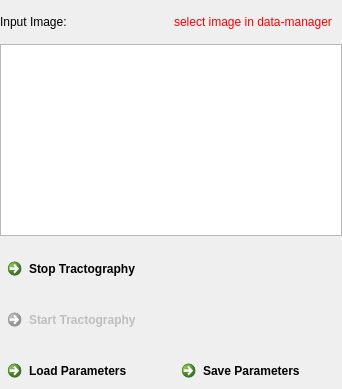
    <widget class="QFrame" name="frame_6">
     <property name="frameShape">
      <enum>QFrame::NoFrame</enum>
     </property>
     <property name="frameShadow">
      <enum>QFrame::Raised</enum>
     </property>
     <layout class="QGridLayout" name="gridLayout_12">
      <property name="leftMargin">
       <number>0</number>
      </property>
      <property name="topMargin">
       <number>15</number>
      </property>
      <property name="rightMargin">
       <number>0</number>
      </property>
      <property name="bottomMargin">
       <number>0</number>
      </property>
      <property name="horizontalSpacing">
       <number>6</number>
      </property>
      <property name="verticalSpacing">
       <number>15</number>
      </property>
      <item row="1" column="0">
       <widget class="QTextEdit" name="m_StatusTextBox">
        <property name="enabled">
         <bool>true</bool>
        </property>
        <property name="sizePolicy">
         <sizepolicy hsizetype="Expanding" vsizetype="Preferred">
          <horstretch>0</horstretch>
          <verstretch>0</verstretch>
         </sizepolicy>
        </property>
        <property name="readOnly">
         <bool>true</bool>
        </property>
       </widget>
      </item>
      <item row="4" column="0">
       <widget class="QFrame" name="frame_11">
        <property name="frameShape">
         <enum>QFrame::NoFrame</enum>
        </property>
        <property name="frameShadow">
         <enum>QFrame::Raised</enum>
        </property>
        <layout class="QGridLayout" name="gridLayout_21">
         <property name="leftMargin">
          <number>0</number>
         </property>
         <property name="topMargin">
          <number>0</number>
         </property>
         <property name="rightMargin">
          <number>0</number>
         </property>
         <property name="bottomMargin">
          <number>0</number>
         </property>
         <property name="verticalSpacing">
          <number>0</number>
         </property>
         <item row="0" column="1">
          <widget class="QCommandLinkButton" name="m_SaveParametersButton">
           <property name="enabled">
            <bool>true</bool>
           </property>
           <property name="toolTip">
            <string>Save parameters to json file</string>
           </property>
           <property name="text">
            <string>Save Parameters</string>
           </property>
           <property name="icon">
            <iconset resource="../../resources/QmitkTractography.qrc">
             <normaloff>:/QmitkTractography/download.png</normaloff>:/QmitkTractography/download.png</iconset>
           </property>
          </widget>
         </item>
         <item row="0" column="0">
          <widget class="QCommandLinkButton" name="m_LoadParametersButton">
           <property name="enabled">
            <bool>true</bool>
           </property>
           <property name="toolTip">
            <string>Load parameters from json file</string>
           </property>
           <property name="text">
            <string>Load Parameters</string>
           </property>
           <property name="icon">
            <iconset resource="../../resources/QmitkTractography.qrc">
             <normaloff>:/QmitkTractography/upload.png</normaloff>:/QmitkTractography/upload.png</iconset>
           </property>
          </widget>
         </item>
        </layout>
       </widget>
      </item>
      <item row="3" column="0">
       <widget class="QCommandLinkButton" name="commandLinkButton">
        <property name="enabled">
         <bool>false</bool>
        </property>
        <property name="text">
         <string>Start Tractography</string>
        </property>
        <property name="icon">
         <iconset resource="../../resources/QmitkTractography.qrc">
          <normaloff>:/QmitkTractography/right.png</normaloff>:/QmitkTractography/right.png</iconset>
        </property>
       </widget>
      </item>
      <item row="2" column="0">
       <widget class="QCommandLinkButton" name="commandLinkButton_2">
        <property name="enabled">
         <bool>true</bool>
        </property>
        <property name="toolTip">
         <string>Stop tractography and return all fibers reconstructed until now.</string>
        </property>
        <property name="text">
         <string>Stop Tractography</string>
        </property>
        <property name="icon">
         <iconset resource="../../resources/QmitkTractography.qrc">
          <normaloff>:/QmitkTractography/stop.png</normaloff>:/QmitkTractography/stop.png</iconset>
        </property>
       </widget>
      </item>
      <item row="0" column="0">
       <widget class="QFrame" name="frame_9">
        <property name="frameShape">
         <enum>QFrame::NoFrame</enum>
        </property>
        <property name="frameShadow">
         <enum>QFrame::Raised</enum>
        </property>
        <layout class="QGridLayout" name="gridLayout_19">
         <property name="leftMargin">
          <number>0</number>
         </property>
         <property name="topMargin">
          <number>0</number>
         </property>
         <property name="rightMargin">
          <number>0</number>
         </property>
         <property name="bottomMargin">
          <number>0</number>
         </property>
         <item row="0" column="0">
          <widget class="QLabel" name="label_2">
           <property name="toolTip">
            <string>Input Image. ODF, tensor and peak images are currently supported.</string>
           </property>
           <property name="text">
            <string>Input Image:</string>
           </property>
          </widget>
         </item>
         <item row="0" column="1">
          <widget class="QLabel" name="m_TensorImageLabel">
           <property name="toolTip">
            <string>Input Image. Tensor, ODF, SH and peak images are supported.</string>
           </property>
           <property name="text">
            <string>&lt;html&gt;&lt;head/&gt;&lt;body&gt;&lt;p&gt;&lt;span style=&quot; color:#ff0000;&quot;&gt;select image in data-manager&lt;/span&gt;&lt;/p&gt;&lt;/body&gt;&lt;/html&gt;</string>
           </property>
           <property name="wordWrap">
            <bool>true</bool>
           </property>
          </widget>
         </item>
        </layout>
       </widget>
      </item>
     </layout>
    </widget>
